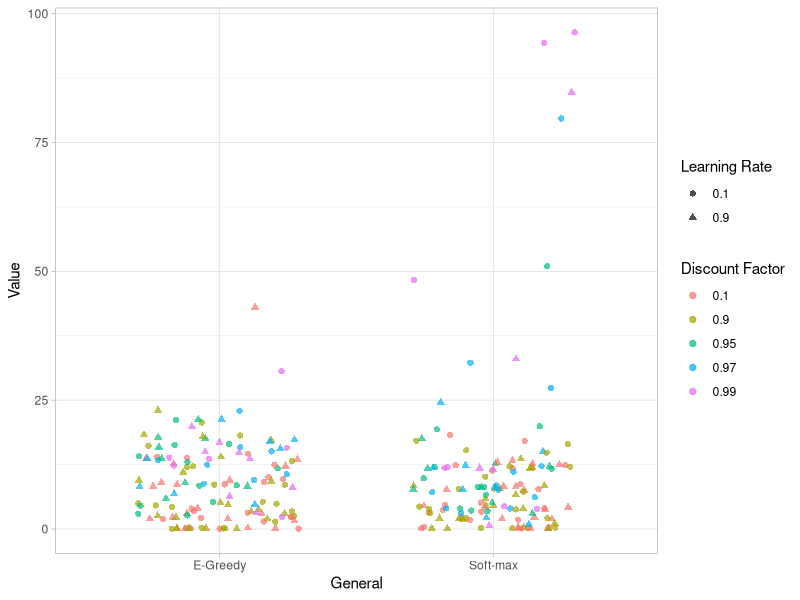
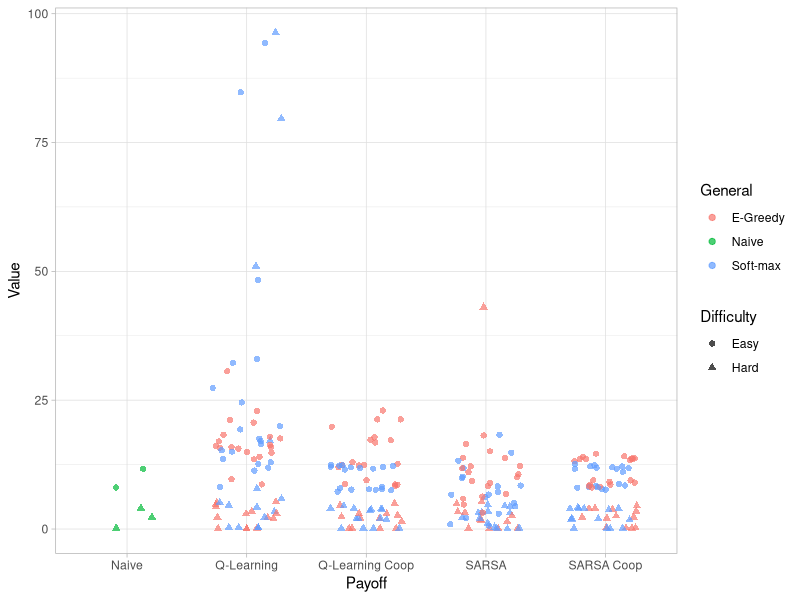
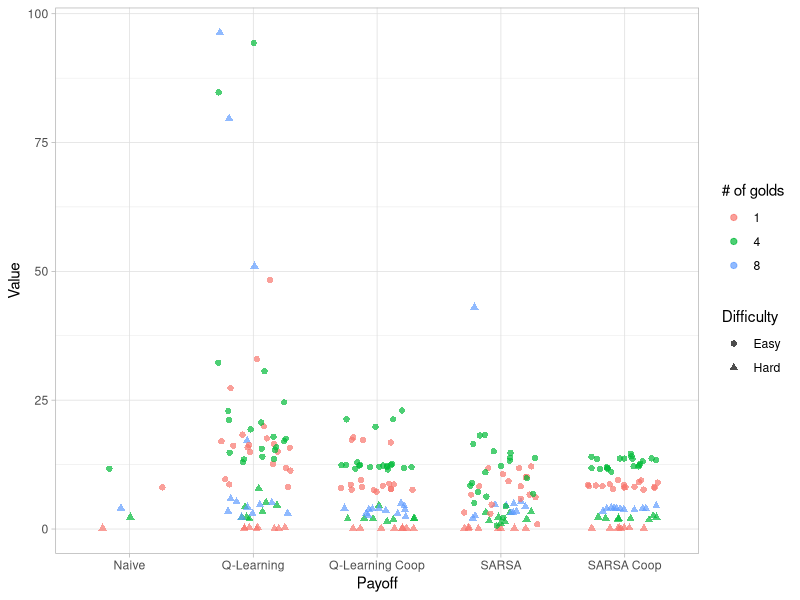
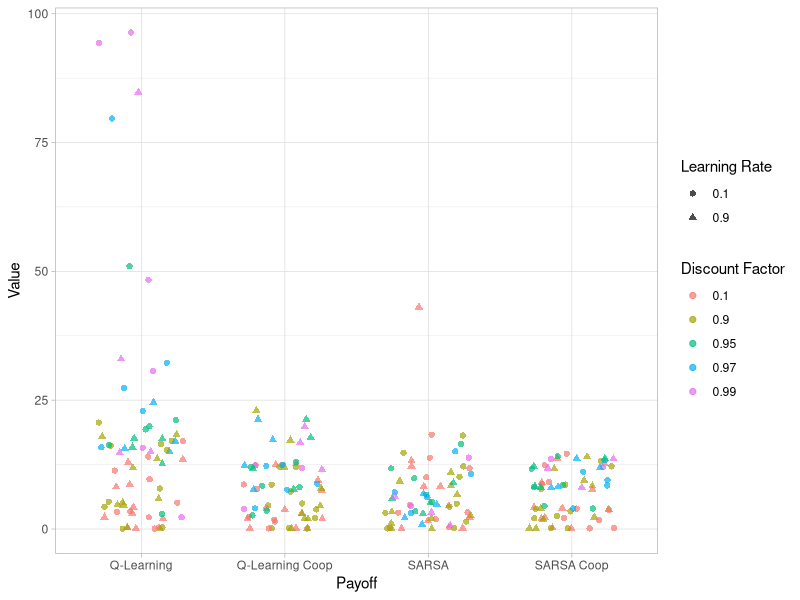
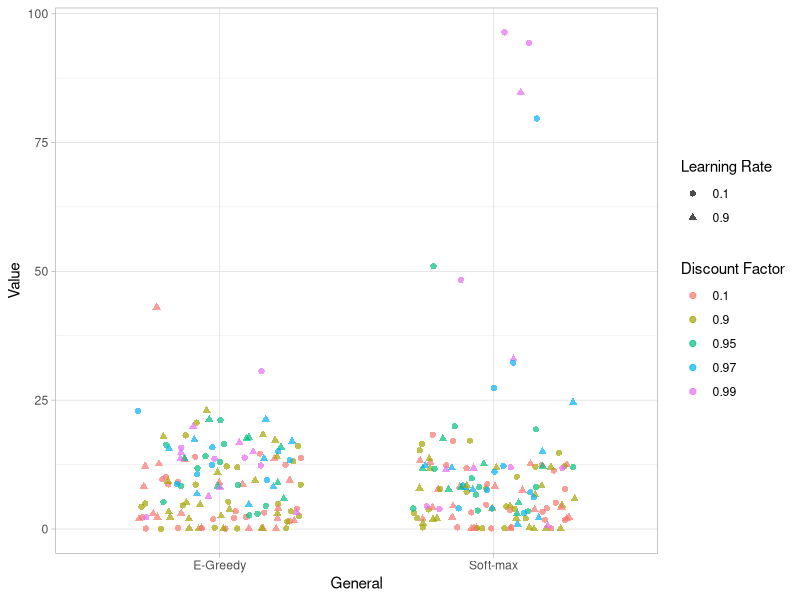
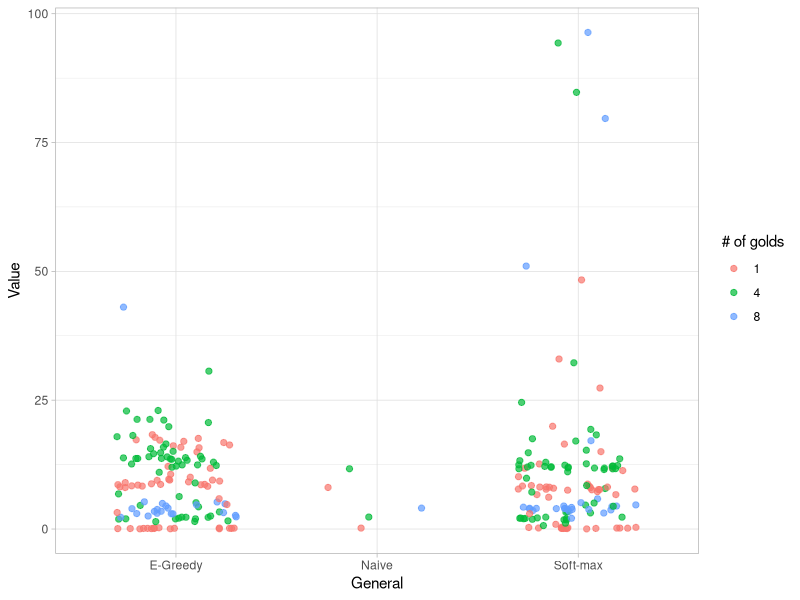
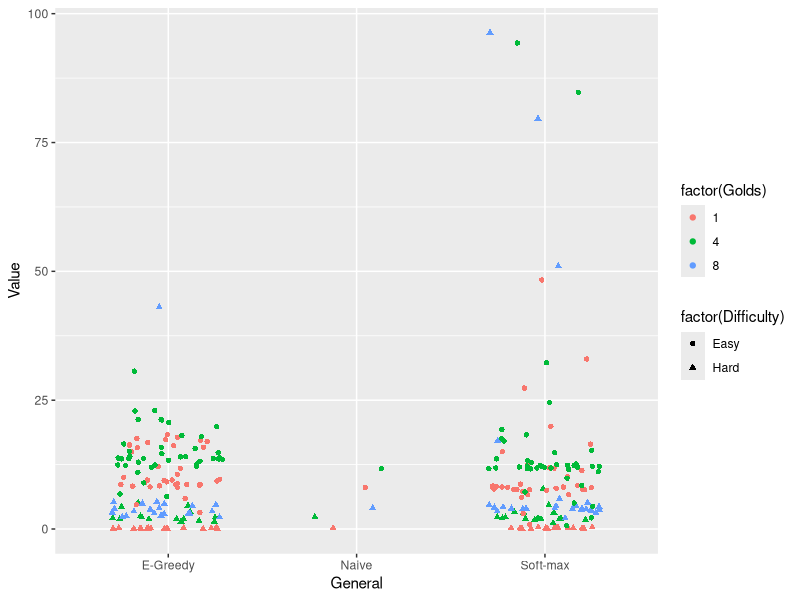
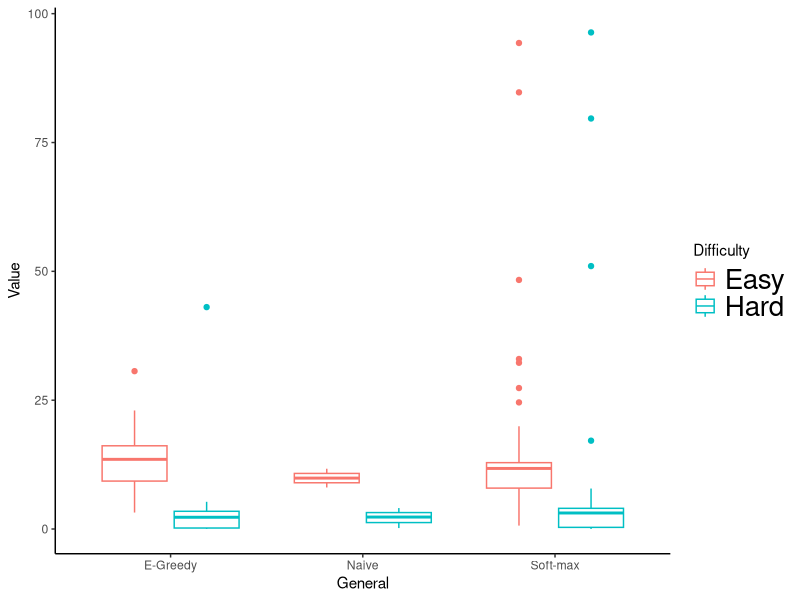

The R source for these figures, in order:
df = read.csv("Value_Ordered_WumpusWorld_Data.csv")
library(ggplot2)
str(df)
summary(df)
df2 = subset(df, General != "Naive")

df3 = subset(df, Payoff != "Q-Learning Coop"  )
df3 = subset(df3, Payoff != "SARSA Coop"  )

df4 = subset(df, Payoff != "Q-Learning"  )
df4 = subset(df4, Payoff != "SARSA"  )

df5 = subset(df4, Payoff != "Naive"  )

#df6 = subset(df5, Difficulty != "Easy"  )

## General with Values + Discount and Learning parameters
ggplot(df2, aes(General, Value, color = factor(Discount_Factor),
               shape = factor(Learning.Rate)))  + 
  geom_jitter(width = 0.3, alpha = 0.7, size = 1.8) +
  labs(color = "Discount Factor", shape = "Learning Rate") +
  theme_light()

## Payoffs with their difficulties
ggplot(df, aes(Payoff, Value, color = General,
              shape = Difficulty))  + 
  geom_jitter(width = 0.3, alpha = 0.7, size = 1.8) +
  theme_light()



## Payoffs with their difficulties
ggplot(df, aes(Payoff, Value, color = factor(Golds),
               shape = Difficulty))  + 
  geom_jitter(width = 0.3, alpha = 0.7, size = 1.8) +
  labs(color = "# of golds") +
  theme_light()

## Different Payoffs and generated values.
ggplot(df2, aes(Payoff, Value, color = factor(Discount_Factor),
               shape = factor(Learning.Rate)))  + 
  geom_jitter(width = 0.3, alpha = 0.7, size = 1.8) +
  labs(color = "Discount Factor", shape = "Learning Rate") +
  theme_light()



## General Algorithms with their values.
ggplot(df2, aes(General, Value, color = factor(Discount_Factor),
                shape = factor(Learning.Rate)))  + 
  geom_jitter(width = 0.3, alpha = 0.7, size = 1.8) +
  labs(color = "Discount Factor", shape = "Learning Rate") +
  theme_light()

## General values with Gold amounts
ggplot(df, aes(General, Value, color = factor(Golds)))  + 
  geom_jitter(width = 0.3, alpha = 0.7, size = 1.8) +
  labs(color = "# of golds") +
  theme_light()

## General with Golds and Difficulty
ggplot(df, aes(General, Value, color = factor(Golds), 
               shape = factor(Difficulty)))  + 
  geom_jitter(width = 0.3)

## General algo's with value
ggplot(df, aes(General, Value, color = Difficulty))  + 
  geom_boxplot() +
  theme_classic() + 
  theme(legend.text = element_text(size = 20))                       

## SOme other Boxplots
## Without cooperation
ggplot(df3, aes(Payoff, Value, color =  Difficulty))  + 
  geom_boxplot() +
  theme_light()

ggplot(df3, aes(Payoff, Value, color =  factor(Discount_Factor), fill = General))  + 
  geom_boxplot() +
  theme_light()
  

ggplot(df3, aes(General, Value, color =  Difficulty))  + 
  geom_boxplot() +
  theme_light()

## Boxplots with cooperation without Naive
ggplot(df5, aes(Payoff, Value, color =  Difficulty))  + 
  geom_boxplot() +
  theme_light()


ggplot(df5, aes(General, Value, color =  factor(Golds)))  + 
  labs(color = "Golds") +
  geom_boxplot() +
  theme_light()

ggplot(df5, aes(Payoff, Value, color =  factor(Discount_Factor)))  + 
  labs(color = "Discount") +
  geom_boxplot() +
  theme_light()

ggplot(df5, aes(Payoff, Value, color =  factor(Discount_Factor), 
                fill = General))  + 
  labs(color = "Discount", fill = "Learning") +
  geom_boxplot() +
  theme_light()


